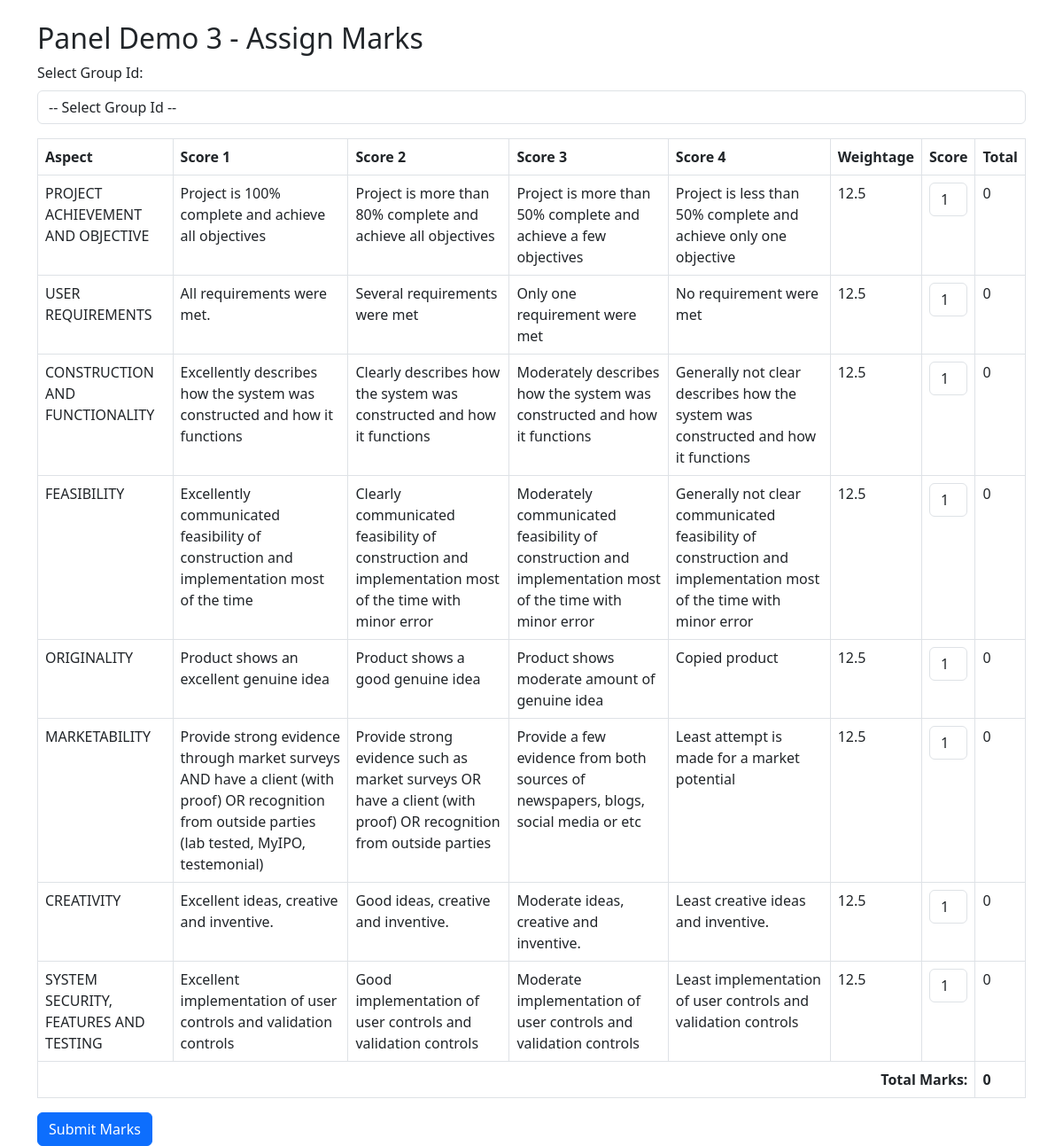
The app's page /panel_demo.php (signed in) with its own data.
### tables this page shows
CREATE TABLE `criteria_demo3` (
  `criteria_demo3_id` int NOT NULL,
  `cat_id` varchar(10) NOT NULL,
  `aspect` varchar(100) NOT NULL,
  `demo_score1` varchar(250) DEFAULT NULL,
  `demo_score2` varchar(250) DEFAULT NULL,
  `demo_score3` varchar(250) DEFAULT NULL,
  `demo_score4` varchar(250) DEFAULT NULL,
  `weightage` double NOT NULL
);

### panel_demo.php (the view, shortened to what this page needs)
<?php
require 'config.php';
$rubric = $conn->query("SELECT * FROM criteria_demo3");
?>
<!DOCTYPE html>
<html lang="en">
<head>
    <link rel="stylesheet" href="https://cdn.jsdelivr.net/npm/bootstrap@5.3.0/dist/css/bootstrap.min.css">
</head>
<body>
    <div class="container mt-4">
        <h2>Panel Demo 3 - Assign Marks</h2>
        <form method="post" action="save_marks.php">
            <div class="mb-3">
                <label for="student" class="form-label">Select Group Id:</label>
                <select name="group_id" id="group_id" class="form-control" required>
                    <option value="">-- Select Group Id --</option>
                </select>
            </div>
            <table class="table table-bordered mt-3" id="rubricTable">
                <thead>
                    <tr>
                        <th>Aspect</th>
                        <th>Score 1</th>
                        <th>Score 2</th>
                        <th>Score 3</th>
                        <th>Score 4</th>
                        <th>Weightage</th>
                        <th>Score</th>
                        <th>Total</th>
                    </tr>
                </thead>
                <tbody>
                    <?php while ($rubricRow = $rubric->fetch_assoc()): ?>
                        <tr>
                            <td><input type="hidden" name="criteria_id[]" value="<?php echo $rubricRow['criteria_demo3_id']; ?>"><?php echo $rubricRow['aspect']; ?></td>
                            <td><?= $rubricRow['demo_score1']; ?></td>
                            <td><?= $rubricRow['demo_score2']; ?></td>
                            <td><?= $rubricRow['demo_score3']; ?></td>
                            <td><?= $rubricRow['demo_score4']; ?></td>
                            <td><?= $rubricRow['weightage']; ?></td>
                            <td>
                                <select name="scores[]" class="score-select form-control" data-weightage="<?= $rubricRow['weightage']; ?>">
                                    <option value="1">1</option>
                                </select>
                            </td>
                            <td class="total-score">0</td>
                        </tr>
                    <?php endwhile; ?>
                </tbody>
                <tfoot>
                    <tr>
                        <th colspan="7" class="text-end">Total Marks:</th>
                        <th id="grandTotal">0</th>
                    </tr>
                </tfoot>
            </table>
            <button type="submit" class="btn btn-primary">Submit Marks</button>
        </form>
    </div>
</body>
</html>

### records on screen
criteria_demo3: aspect "PROJECT ACHIEVEMENT AND OBJECTIVE", demo_score1 "Project is 100% complete and achieve all objectives", demo_score2 "Project is more than 80% complete and achieve all objectives", demo_score3 "Project is more than 50% complete and achieve a few objectives", demo_score4 "Project is less than 50% complete and achieve only one objective", weightage "12.5", weightage "1"
criteria_demo3: aspect "USER REQUIREMENTS", demo_score1 "All requirements were met.", demo_score2 "Several requirements were met", demo_score3 "Only one requirement were met", demo_score4 "No requirement were met", weightage "12.5", weightage "1"
criteria_demo3: aspect "CONSTRUCTION AND FUNCTIONALITY", demo_score1 "Excellently describes how the system was constructed and how it functions", demo_score2 "Clearly describes how the system was constructed and how it functions", demo_score3 "Moderately describes how the system was constructed and how it functions", demo_score4 "Generally not clear describes how the system was constructed and how it functions", weightage "12.5", weightage "1"
criteria_demo3: aspect "FEASIBILITY", demo_score1 "Excellently communicated feasibility of construction and implementation most of the time", demo_score2 "Clearly communicated feasibility of construction and implementation most of the time with minor error", demo_score3 "Moderately communicated feasibility of construction and implementation most of the time with minor error", demo_score4 "Generally not clear communicated feasibility of construction and implementation most of the time with minor error", weightage "12.5", weightage "1"
criteria_demo3: aspect "ORIGINALITY", demo_score1 "Product shows an excellent genuine idea", demo_score2 "Product shows a good genuine idea", demo_score3 "Product shows moderate amount of genuine idea", demo_score4 "Copied product", weightage "12.5", weightage "1"
criteria_demo3: aspect "MARKETABILITY", demo_score1 "Provide strong evidence through market surveys AND have a client (with proof) OR recognition from outside parties (lab tested, MyIPO, testemonial)", demo_score2 "Provide strong evidence such as market surveys OR have a client (with proof) OR recognition from outside parties", demo_score3 "Provide a few evidence from both sources of newspapers, blogs, social media or etc", demo_score4 "Least attempt is made for a market potential", weightage "12.5", weightage "1"
criteria_demo3: aspect "CREATIVITY", demo_score1 "Excellent ideas, creative and inventive.", demo_score2 "Good ideas, creative and inventive.", demo_score3 "Moderate ideas, creative and inventive.", demo_score4 "Least creative ideas and inventive.", weightage "12.5", weightage "1"
criteria_demo3: aspect "SYSTEM SECURITY, FEATURES AND TESTING", demo_score1 "Excellent implementation of user controls and validation controls", demo_score2 "Good implementation of user controls and validation controls", demo_score3 "Moderate implementation of user controls and validation controls", demo_score4 "Least implementation of user controls and validation controls", weightage "12.5", weightage "1"
